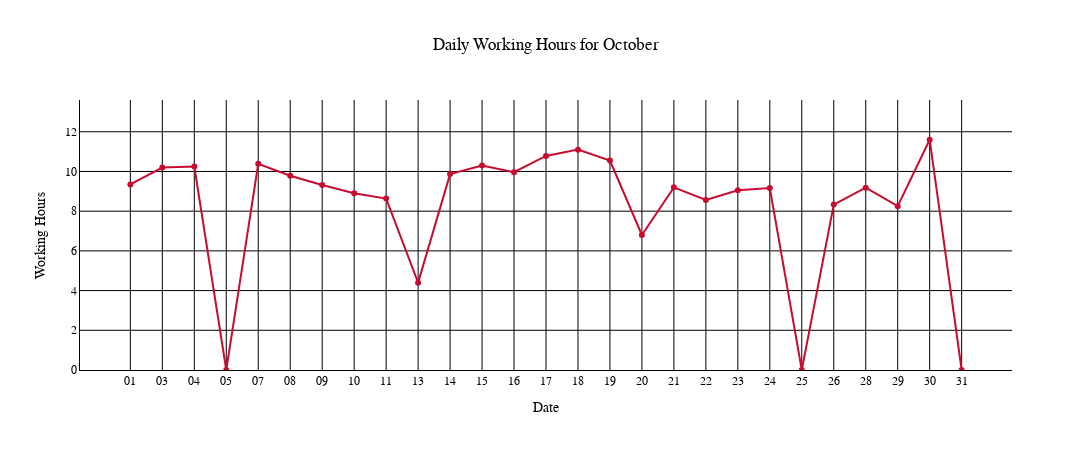

Source (notebook cell):
### Code cell
import plotly.graph_objects as go
import plotly.express as px
from datetime import datetime

def create_line_chart(employee_name):
    if employee_name not in employee_dict:
        print(f"Employee '{employee_name}' not found in the employee_dict.")
        return
    
    employee_data = employee_dict[employee_name]
    days = employee_data['Days']
    status = employee_data['Status']
    daily_working_hours = employee_data['dailyWorkingHours']
    
    # Filter out days with status 'HO' or 'WO'
    filtered_dates = []
    filtered_hours = []
    for day, stat, hours in zip(days, status, daily_working_hours):
        if stat not in ['HO', 'WO']:
            filtered_dates.append(day)
            filtered_hours.append(hours)
    
    # Convert 'NaT' to 0 and other time strings to hours
    filtered_hours = [0 if hours == 'NaT' else int(hours.split(':')[0]) + int(hours.split(':')[1]) / 60 for hours in filtered_hours]
    
    # Convert string dates to datetime objects
    dates = [datetime.strptime(day.split(',')[0], '%d %B %Y') for day in filtered_dates]
    
    # Extract the month from the first date for the title
    month = dates[0].strftime('%B') if dates else ""
    
    # Format dates to only show the day of the month
    formatted_dates = [date.strftime('%d') for date in dates]
    
    # Create the line chart
    fig = px.line(x=formatted_dates, y=filtered_hours, labels={'x': 'Date', 'y': 'Working Hours'}, title=f'Daily Working Hours for {month}')
    fig.update_traces(mode='lines+markers', line=dict(color='#C60C30'))
    
    # Update layout to add axis lines, light grey grids for alternate points, make background transparent
    # and disable zooming, panning, and scrolling
    fig.update_layout(
        width=1300,
        height=450,
        title={'x': 0.5},
        paper_bgcolor="rgba(0, 0, 0, 0)",
        plot_bgcolor="rgba(0, 0, 0, 0)",
        font={'color': "black", 'family': "Arial"},
        xaxis=dict(
            showline=True, linecolor='black', showgrid=True, gridcolor='black', dtick='D2',
            fixedrange=True  # Disable zooming and panning on x-axis
        ),
        yaxis=dict(
            showline=True, linecolor='black', showgrid=True, gridcolor='black', dtick=2,
            fixedrange=True,  # Disable zooming and panning on y-axis
            range=[0, max(filtered_hours) + 2]  # Set the range for y-axis to start from 0
        ),
        dragmode=False  # Disable drag interactions
    )
    
    # Disable scroll and zoom interactions
    fig.update_layout(xaxis=dict(fixedrange=True), yaxis=dict(fixedrange=True))
    fig.update_layout(dragmode=False)
    
    fig.show()

# Prompt for employee name and create gauge chart and line chart
employee_name_input = 'Sneha Varghese'
create_line_chart(employee_name_input)

### Figure 1 — Plotly figure (JSON) as saved in the notebook; plotly's stock layout.template omitted (floating-point values rounded to 4 significant figures)
{"data": [{"hovertemplate": "Date=%{x}<br>Working Hours=%{y}<extra></extra>", "legendgroup": "", "line": {"color": "#C60C30", "dash": "solid"}, "marker": {"symbol": "circle"}, "mode": "lines+markers", "name": "", "orientation": "v", "showlegend": false, "type": "scatter", "x": ["01", "03", "04", "05", "07", "08", "09", "10", "11", "13", "14", "15", "16", "17", "18", "19", "20", "21", "22", "23", "24", "25", "26", "28", "29", "30", "31"], "xaxis": "x", "y": [9.35, 10.2, 10.25, 0, 10.38, 9.783, 9.317, 8.9, 8.633, 4.4, 9.867, 10.3, 9.967, 10.78, 11.1, 10.55, 6.8, 9.2, 8.567, 9.05, 9.167, 0, 8.333, 9.183, 8.25, 11.6, 0], "yaxis": "y"}], "layout": {"dragmode": false, "font": {"color": "black", "family": "Arial"}, "height": 450, "legend": {"tracegroupgap": 0}, "paper_bgcolor": "rgba(0, 0, 0, 0)", "plot_bgcolor": "rgba(0, 0, 0, 0)", "title": {"text": "Daily Working Hours for October", "x": 0.5}, "width": 1300, "xaxis": {"anchor": "y", "autorange": true, "domain": [0, 1], "dtick": "D2", "fixedrange": true, "gridcolor": "black", "linecolor": "black", "range": [-1.551, 27.55], "showgrid": true, "showline": true, "title": {"text": "Date"}, "type": "category"}, "yaxis": {"anchor": "x", "domain": [0, 1], "dtick": 2, "fixedrange": true, "gridcolor": "black", "linecolor": "black", "range": [0, 13.6], "showgrid": true, "showline": true, "title": {"text": "Working Hours"}, "type": "linear"}}}
